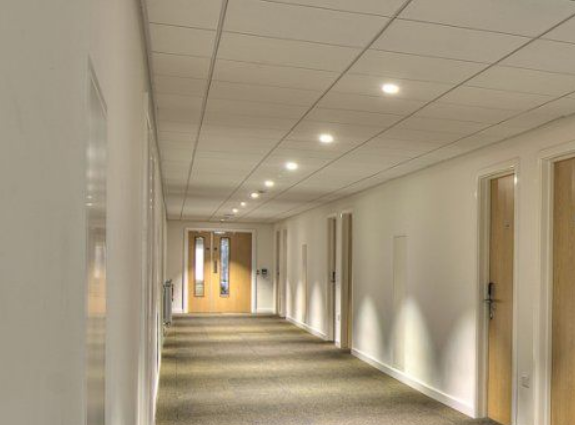
#> input picture Assignment1/left.png, 575 x 425 px; its folder holds only this picture in this run
$ python -i asquin.py   (imports and definitions only)
#> lines starting #> are read from the running program, lines starting #| are printed output that depends on the picture; after the words box and inside, x2 and y2 are one past the last pixel; in counts of white or black regions, pixels touching at a corner belong together
#!/usr/bin/env python
# coding: utf-8

# # Pedestrians recognition without using Deep Learning

# # Dependencies

# In[ ]:


# [1 line not run here, left out]
import matplotlib.pyplot as plt
import cv2
import os
import numpy as np
import shutil
import glob
import matplotlib.image as mpimg
import random
from skimage import exposure
from skimage import feature


BACK_SUB_FOLDER_PATH = "back_sub"
DATASET_SVM_PATH = "dataset_svm"
VIDEO_NAME = "asquin_apply_box"
MIN_HUMAN_RATIO = 1
MAX_HUMAN_RATIO = 12
MAX_RATIO_MERGE = MAX_HUMAN_RATIO

MAX_DIST_CONSIST = 10
N_CONSISTENCY = 1


gt_path = './gt/gt.txt'

_W = 1280
_H = 960
_N = 684 # number of frames

WIDTH_SAMPLE_SVM = 15
HEIGHT_SAMPLE_SVM = 30


# # Evaluation and dataset function

# In[ ]:


def format_id(frame):
    assert _N >= frame
    return '{:03d}'.format(frame)


# [13 lines left out: functions read_frame, read_gt, not called in this run]


def annotations_for_frame(solution, frame):
    assert _N >= frame
    return [bb for bb in solution if int(bb[0])==int(frame)]


# [153 lines left out: functions evaluate_solution, show_annotation, disp_image, hog, background_substraction, not called in this run]


# ## Interface

# In[ ]:


class Interface:
    """
    Load in attributes useful data, such as images paths.
    Also implement interfacing with background substraction or the apply box to video function

    :param data_root: string, where is the img dataset
    :param back_sub_folder: string, where should be stored the background substracted images
    """
    # [23 lines left out: functions __init__, get_dataset_im_path, background_substraction, not called in this run]

    def apply_box_to_video(self):
        apply_box_to_video(self.les_im_path, self.les_im_backsub_path)

# interfacer.apply_box_to_video()


# ## Get human shaped contours

# In[ ]:


class Box:
    """
    Object to store a box by its boundaries (Point of min x and y, Point of max x and y)

    :param x_min: int, x minimal value of the box
    :param y_min: int, y minimal value of the box
    :param x_max: int, x maximal value of the box
    :param y_max: int, x maximal value of the box
    """
    def __init__(self, x_min, y_min, x_max, y_max):
        self.x_min = x_min
        self.y_min = y_min
        self.x_max = x_max
        self.y_max = y_max

    def __repr__(self):
        ret = "x_min: " + str(self.x_min) + ", y_min: " + str(self.y_min) + ", x_max: " + str(self.x_max) + ", y_max: " + str(self.y_max)
        return ret

    # [26 lines left out: functions is_overlap, filter_ratio, not called in this run]


def get_contours_human_ratio(im_path, ratio=False, disp=False):
    """
    Load the image, get the contour of the shape in it and check if they are human-shape like

    :param im_path: string, path to the background_substracted image to analyse.
    :param disp: bool, default=False, set to True to visualize the contours.
    :return les_potential_human_box: boxes that could be human like in shape (number_frame, box in this frame)

    """
#> called with im_path = '../Assignment1/left.png', ratio = False, disp = False
    # Load image and resize witout changing ratio
    im = cv2.imread(im_path)
#> im is the input picture: shape (425, 575, 3); mean B, G, R 125.8, 149.9, 163.2
    height, width = im.shape[:2]
#> height = 425; width = 575
    new_width = 500
    new_height = new_width*height//width
#> new_height = 369
    im = cv2.resize(im,(new_width, new_height), interpolation = cv2.INTER_CUBIC)
#> im: shape (369, 500, 3)

    # Change to gray and apply both gaussian and threshold filter
    im_gray = cv2.cvtColor(im, cv2.COLOR_BGR2GRAY)
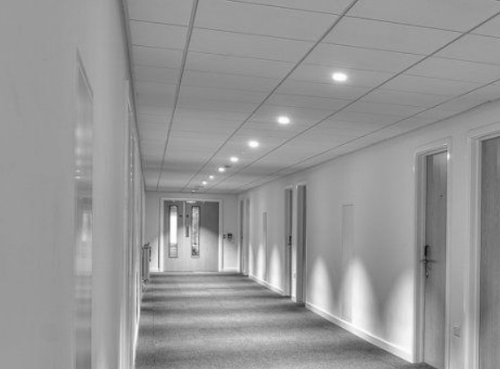
#> im_gray: shape (369, 500); min 18, max 254, mean 151.2
    blurred_im = cv2.GaussianBlur(im_gray, (1, 1), 0)
    ret,thresh = cv2.threshold(blurred_im, 220, 255, 0)
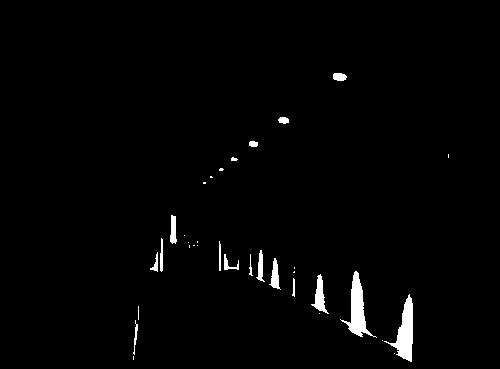
#> thresh: shape (369, 500); 1.7% white; 34 white regions (17 under 20 px)

    # Compute contours
    contours, _ = cv2.findContours(thresh, cv2.RETR_EXTERNAL, cv2.CHAIN_APPROX_SIMPLE)
#> contours = 34 contours, 20 with area under 20; largest, box (x1, y1, x2, y2) and area: (384, 294, 413, 362) 720, (340, 271, 377, 338) 705, (311, 274, 329, 314) 239, (269, 258, 281, 290) 149, (170, 215, 177, 244) 117

    # Get dimension of main contours
    les_potential_human_box = []
    for cnt in contours:
        # Compute area size
        area = cv2.contourArea(cnt)
        if area > 3:
            # remove overdimension of contours
            cnt_low = cnt[:, 0]

            if disp:
                print(area)
                im2 = cv2.drawContours(im, cnt, -1, (255,0,0), 2)
                disp_image(im2)

            # contour width
            x_max = np.max(cnt_low[:, 0])*width//new_width
            x_min = np.min(cnt_low[:, 0])*width//new_width
            # contour height
            y_max = np.max(cnt_low[:, 1])*height//new_height
            y_min = np.min(cnt_low[:, 1])*height//new_height
            box = Box(x_min, y_min, x_max, y_max)

            if ratio:
                potential_human_box = filter_ratio(box, MIN_HUMAN_RATIO, MAX_HUMAN_RATIO)
                if potential_human_box is not None:
                    les_potential_human_box.append(potential_human_box)
            else:
                les_potential_human_box.append(box)
#> this loop made 34 passes
#> (area, x_max, x_min, y_max, y_min) on passes 4, 7, 9, 10, 13, 15, 16, 17, 22, 24, 26, 32: (28.5, 157, 152, 407, 368), (719.5, 473, 441, 415, 338), (239, 377, 357, 360, 315), (705, 432, 391, 388, 312), (149, 322, 309, 332, 297), (55, 273, 257, 309, 292), (40.5, 180, 172, 312, 290), (103, 303, 294, 323, 287), (26.5, 253, 251, 310, 277), (50, 186, 184, 312, 274), (117, 202, 195, 279, 247), (35, 295, 286, 168, 162)
#> after the loop, les_potential_human_box = 18 items

    return les_potential_human_box


# a = get_contours_human_ratio(BACK_SUB_FOLDER_PATH + "/287.jpg", disp=True)


# # SVM

# In[ ]:


from sklearn import svm, metrics
from sklearn.model_selection import train_test_split
from sklearn.utils import shuffle

class SVM:
    """
    Implement a SVM dataset preparation and a SVM training
    :param les_im_path: list of string, path to original images
    :param replace: bool, default=False, set to True to visualize the SVM dataset images
    :param load_in_ram: bool, default=True, store the dataset in the RAM
    """
    # [354 lines left out: functions __init__, write_random_areas, dataset_prepare, train, check_accuracy, merge_box and 4 more, not called in this run]


# ## N.Evaluation

# In[ ]:


SCORING = False
# [14 lines not run here, left out]


# ## Generate new pedestrian dataset

# In[ ]:


import struct

# [55 lines left out: function read_seq, not called in this run]

# a = read_seq("dataset/set00/V000.seq")


# In[ ]:


# disp_image(a[800])


# In[ ]:


import os
import glob
import json
from scipy.io import loadmat
from collections import defaultdict

# [56 lines left out: function read_annot, not called in this run]

# [5 lines of commented-out code are left out]

>>> result = get_contours_human_ratio('../Assignment1/left.png')
#> result = 18 items

$ run again, on Assignment1/right.png
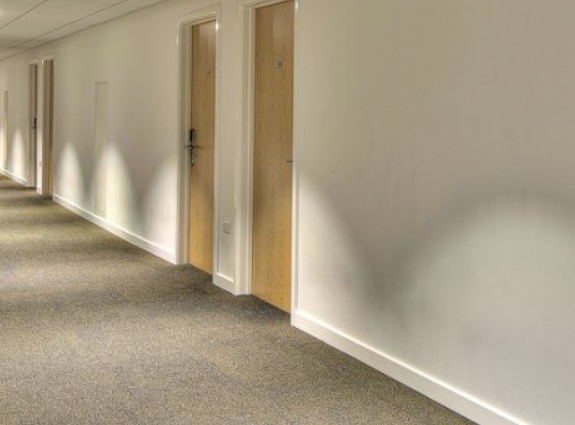
#> input picture Assignment1/right.png, 575 x 425 px
#> in get_contours_human_ratio, im is the input picture: shape (425, 575, 3); mean B, G, R 131.2, 154.2, 167
#> im: shape (369, 500, 3)
#> in get_contours_human_ratio, `im_gray = cv2.cvtColor(im, cv2.COLOR_BGR2GRAY)`:
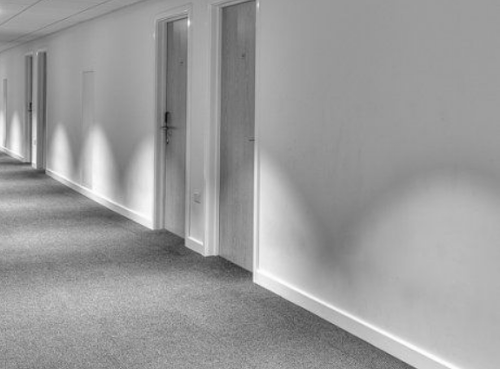
#> im_gray: shape (369, 500); min 12, max 254, mean 155.4
#> in get_contours_human_ratio, `ret,thresh = cv2.threshold(blurred_im, 220, 255, 0)`:
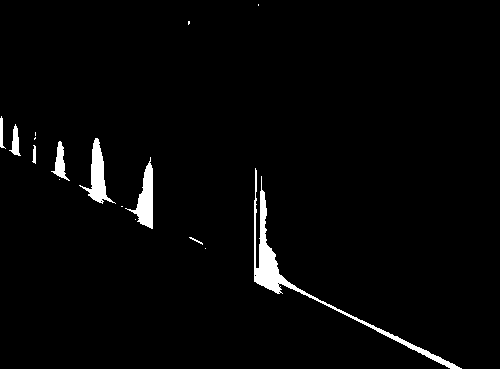
#> thresh: shape (369, 500); 2.4% white; 16 white regions (8 under 20 px)
#> contours = 16 contours, 9 with area under 20; largest, box (x1, y1, x2, y2) and area: (254, 168, 462, 369) 1818, (79, 138, 116, 204) 712, (125, 157, 153, 229) 707, (51, 141, 70, 181) 246, (9, 124, 21, 156) 144, (0, 116, 6, 149) 60, (32, 145, 36, 164) 32
#> the loop in get_contours_human_ratio, `for cnt in contours:` made 16 passes
#> (area, x_max, x_min, y_max, y_min) on passes 6, 7, 8, 9, 10, 13, 14: (1817.5, 530, 292, 423, 193), (707, 174, 143, 262, 180), (32, 40, 36, 187, 167), (246.5, 79, 58, 207, 162), (712, 132, 90, 233, 158), (144, 23, 10, 178, 142), (60.5, 5, 0, 170, 133)
#> after the loop in get_contours_human_ratio, `for cnt in contours:`: les_potential_human_box = 8 items
